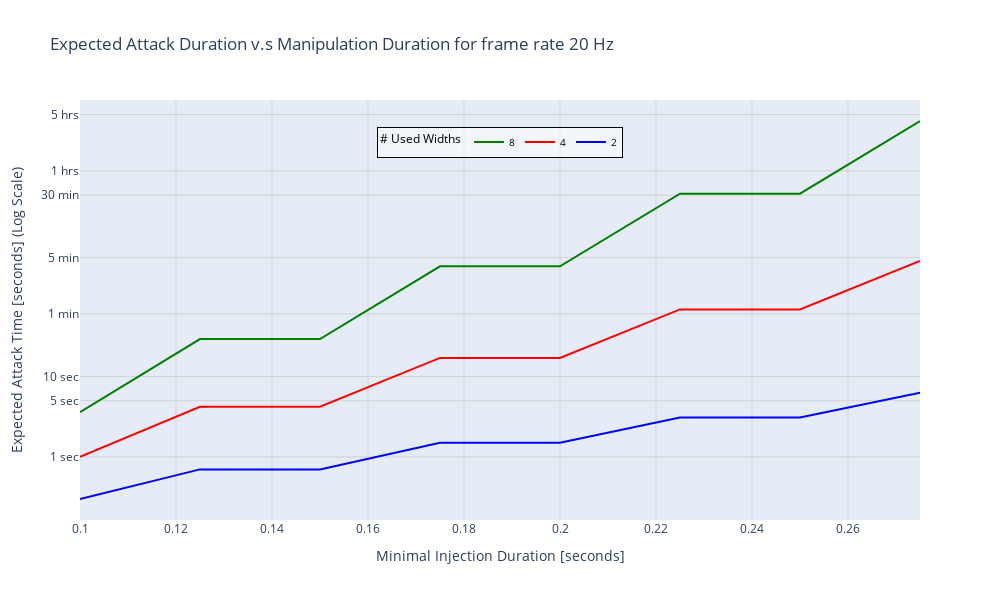

Here is the notebook cell this chart was saved with:
### Code cell
fig = go.Figure()

frame_rate_in_hz = 20
success_attack_duration_in_seconds_vec = np.arange(0.1, 0.30, 0.025)


colors = ['blue', 'red', 'green']
# styles = ['solid', 'dash']

for color, num_symbols in zip(colors, [2, 4, 8]):
    
    waiting_time_vec_vec = np.array([
            expectation_of_waiting_time_in_seconds(num_symbols=num_symbols, success_attack_duration_in_seconds=success_attack_duration_in_seconds,
            frame_rate_in_hz=frame_rate_in_hz) for success_attack_duration_in_seconds in success_attack_duration_in_seconds_vec])

    fig.add_trace(go.Scatter(x=success_attack_duration_in_seconds_vec, y=waiting_time_vec_vec, 
                            mode='lines',
                            name=f'{num_symbols}',
                            line=dict(dash='solid', color=color)))
    
    # fig.add_trace(go.Scatter(x=success_attack_duration_in_seconds_vec, y=1/(1/num_symbols)**(np.ceil(success_attack_duration_in_seconds_vec*frame_rate_in_hz))/frame_rate_in_hz, 
    #                         mode='lines',
    #                         name=f'{int(np.log2(num_symbols))}',
    #                         line=dict(dash='dash', color=color)))

# Custom tick labels for the y-axis
def seconds_to_time_format(seconds):
    if seconds < 60:
        return f'{seconds:.0f} sec'
    elif seconds < 3600:
        return f'{seconds / 60:.0f} min'
    else:
        return f'{seconds / 3600:.0f} hrs'
    

ticks_values = [0.1, 1, 5, 10, 60, 5*60, 30*60, 3600, 3600*5]

fig.update_layout(
    yaxis_type="log",
    title=f"Expected Attack Duration v.s Manipulation Duration for frame rate {frame_rate_in_hz} Hz",
    xaxis_title="Minimal Injection Duration [seconds]",
    yaxis_title="Expected Attack Time [seconds] (Log Scale)",
    yaxis_tickformat='s',
    yaxis_tickvals=ticks_values,  # Adjust based on your data
    yaxis_ticktext=[seconds_to_time_format(sec) for sec in ticks_values],
    
    xaxis=dict(
        showgrid=True,  # Show grid lines on the x-axis
        gridcolor='LightGray',  # Grid line color
        gridwidth=1  # Grid line width
    ),
    yaxis=dict(
        showgrid=True,  # Show grid lines on the y-axis
        gridcolor='LightGray',  # Grid line color
        gridwidth=1,  # Grid line width

    ),
    autosize=False,  # Disable autosizing
    width=1000,       # Set width to a fixed value
    height=600,      # Set height to the same value to make it square
    legend=dict(
        x=0.5,  # X coordinate in normalized axis coordinates (0-1 range)
        y=0.9,  # Y coordinate in normalized axis coordinates (0-1 range)
        xanchor='center',  # X anchor point for legend box
        yanchor='middle',  # Y anchor point for legend box
        bgcolor='rgba(255, 255, 255, 0.5)',  # Background color with transparency
        bordercolor='Black',  # Border color
        borderwidth=1,  # Border width,
        font=dict(
            size=10,
            color="black"
        ),
        title = '# Used Widths',
        traceorder='reversed',
        orientation='h'
        )
    )
fig.show()

### Figure 1 — Plotly figure (JSON) as saved in the notebook; plotly's stock layout.template omitted (floating-point values rounded to 4 significant figures)
{"data": [{"line": {"color": "blue", "dash": "solid"}, "mode": "lines", "name": "2", "type": "scatter", "x": [0.1, 0.125, 0.15, 0.175, 0.2, 0.225, 0.25, 0.275], "y": [0.3, 0.7, 0.7, 1.5, 1.5, 3.1, 3.1, 6.3]}, {"line": {"color": "red", "dash": "solid"}, "mode": "lines", "name": "4", "type": "scatter", "x": [0.1, 0.125, 0.15, 0.175, 0.2, 0.225, 0.25, 0.275], "y": [1, 4.2, 4.2, 17, 17, 68.2, 68.2, 273]}, {"line": {"color": "green", "dash": "solid"}, "mode": "lines", "name": "8", "type": "scatter", "x": [0.1, 0.125, 0.15, 0.175, 0.2, 0.225, 0.25, 0.275], "y": [3.6, 29.2, 29.2, 234, 234, 1872.0, 1872.0, 14980.0]}], "layout": {"autosize": false, "height": 600, "legend": {"bgcolor": "rgba(255, 255, 255, 0.5)", "bordercolor": "Black", "borderwidth": 1, "font": {"color": "black", "size": 10}, "orientation": "h", "title": {"text": "# Used Widths"}, "traceorder": "reversed", "x": 0.5, "xanchor": "center", "y": 0.9, "yanchor": "middle"}, "title": {"text": "Expected Attack Duration v.s Manipulation Duration for frame rate 20 Hz"}, "width": 1000, "xaxis": {"gridcolor": "LightGray", "gridwidth": 1, "showgrid": true, "title": {"text": "Minimal Injection Duration [seconds]"}}, "yaxis": {"gridcolor": "LightGray", "gridwidth": 1, "showgrid": true, "tickformat": "s", "ticktext": ["0 sec", "1 sec", "5 sec", "10 sec", "1 min", "5 min", "30 min", "1 hrs", "5 hrs"], "tickvals": [0.1, 1, 5, 10, 60, 300, 1800, 3600, 18000], "title": {"text": "Expected Attack Time [seconds] (Log Scale)"}, "type": "log"}}}
